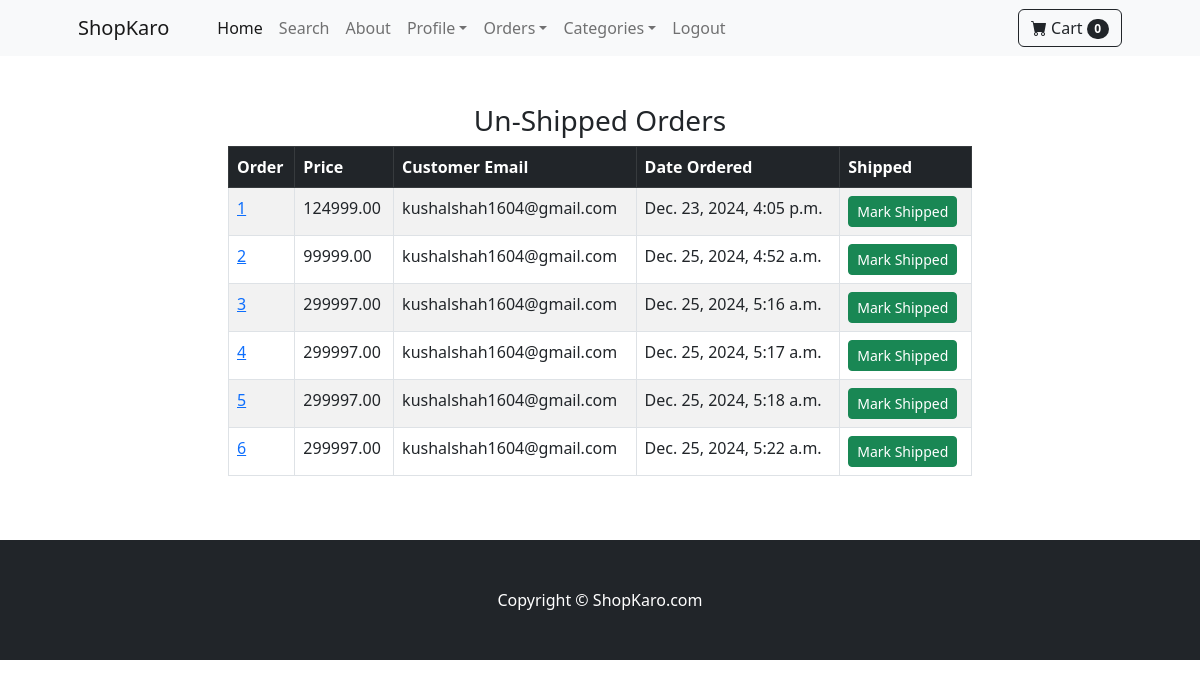
Before: /payment/not_shipped_dash/ (signed in) with the older database file.
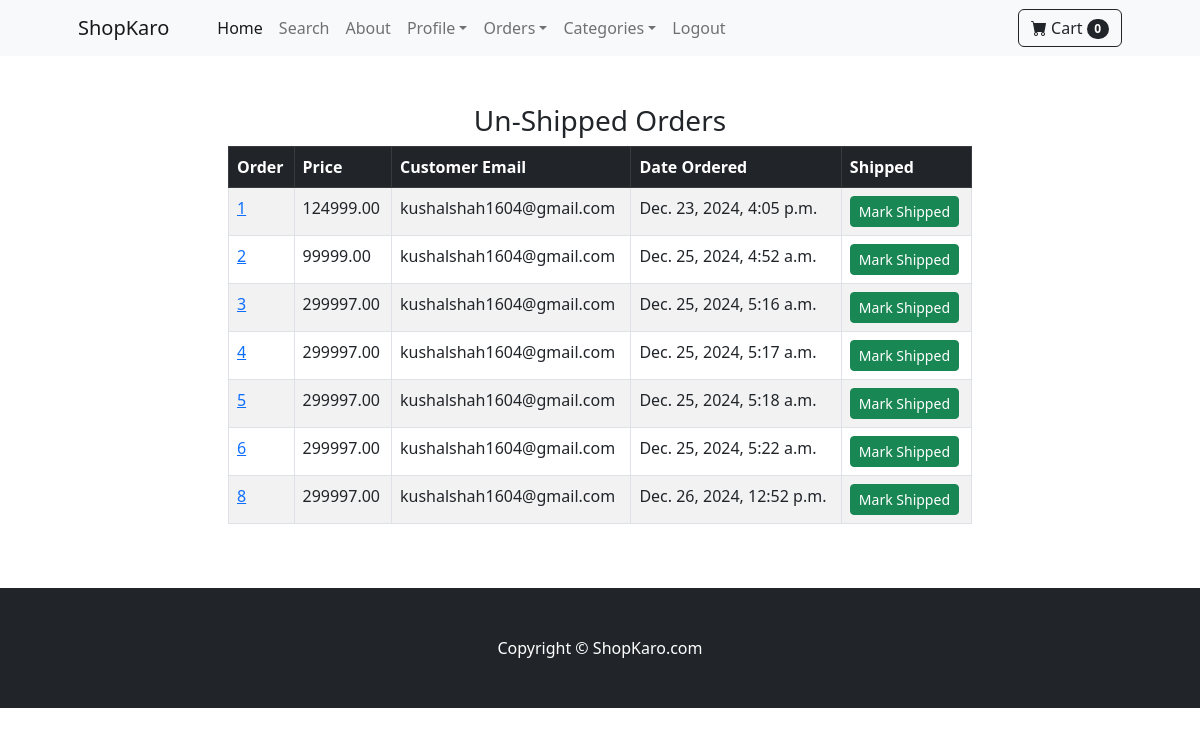
After: the same page with the newer database file.
### payment/models.py (models this page shows, shortened)
class Order(models.Model):
    user=models.ForeignKey(User,on_delete=models.CASCADE,null=True,blank=True)
    full_name=models.CharField(max_length=255)
    email=models.EmailField(max_length=255)
    shipping_address=models.TextField(max_length=15000)
    amount_paid=models.DecimalField(max_digits=8,decimal_places=2)
    date_ordered=models.DateTimeField(auto_now_add=True)
    shipped=models.BooleanField(default=False)
    date_shipped=models.DateTimeField(blank=True, null=True)

### payment/views.py (the view, shortened to what this page needs)
# urls.py: path('not_shipped_dash/',views.not_shipped_dash,name="not_shipped_dash"),
def not_shipped_dash(request):
    if request.user.is_authenticated and request.user.is_superuser:
        orders=Order.objects.filter(shipped=False)
        return render(request,"not_shipped_dash.html",{"orders":orders})
    else:
        messages.success(request,"Access Denied")
        return redirect('home')

### cart/cart.py (called while the page is built)
    def __len__(self):
        return len(self.cart)

### cart/context_processors.py (called while the page is built)
def cart(request):
    return {'cart':Cart(request)}

### payment/templates/not_shipped_dash.html (shortened to what this page needs)
{% extends "base.html" %}
    {% block content %}
    <div class="container">
        <div class="row">
            <center>
                <div class="col-8">
                    <br/><br/>
                    <h3>Un-Shipped Orders</h3>
                    <table class="table table-striped table-hover table-bordered">
                        <thead class="table-dark">
                          <tr>
                            <th scope="col">Order</th>
                            <th scope="col">Price</th>
                            <th scope="col">Customer Email</th>
                            <th scope="col">Date Ordered</th>
                            <th scope="col">Shipped</th>
                          </tr>
                        </thead>
                        <tbody>
                            {% for item in orders %}
                          <tr>
                            <td><a href="{% url 'orders' item.id %}">{{item.id}}</td>
                            <td>{{item.amount_paid}}</td>
                            <td>{{item.email}}</td>
                            <td>{{item.date_ordered}}</td>
                            <td>
                                <form method="POST">
                                    <button type="submit" class="btn btn-success btn-sm">Mark Shipped</button>
                                </form>
                              </td>
                          </tr>
                            {% endfor %}
                        </tbody>
                      </table>
                    <br/><br/>
                </div>
            </center>
        </div>
    </div>
    {% endblock %}

Changed rows visible on the page:
added Order: id "8", amount_paid "299997.00", email "kushalshah1604@gmail.com", date_ordered "Dec. 26, 2024, 12:52 p.m."
